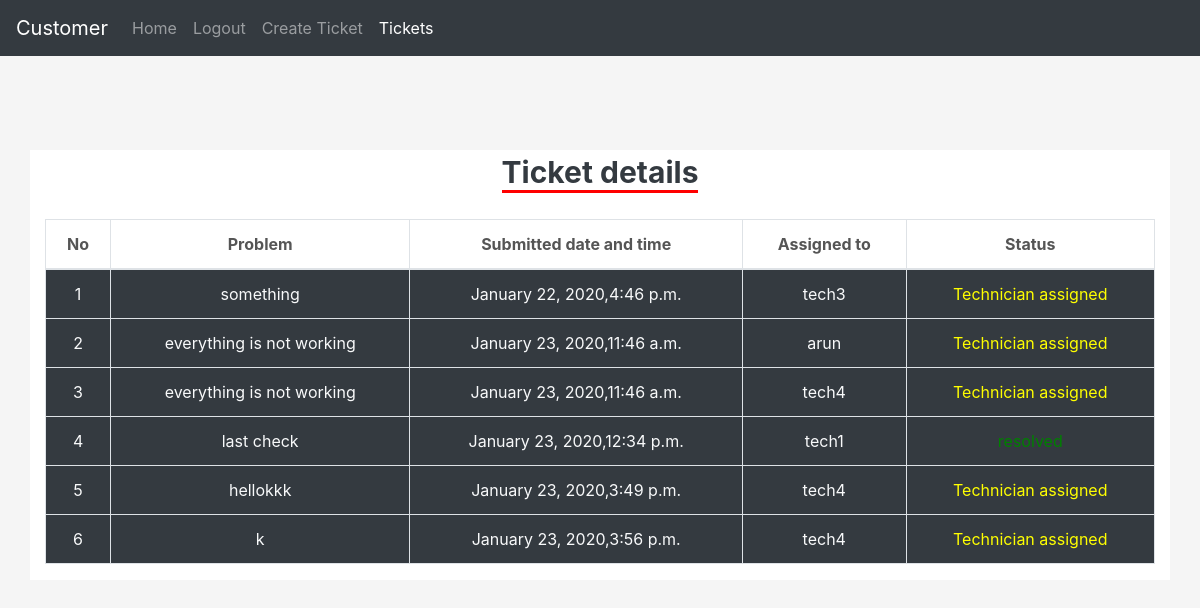
/customer/query (signed in), run on the app's committed database.
### administer/models.py (models this page shows, shortened)
class Ticket(models.Model):
    user = models.ForeignKey(User, on_delete=models.CASCADE)
    content = models.CharField(max_length=50)
    technician = models.CharField(max_length=50, blank=True, null=True)
    status = models.CharField(max_length=50, default='pending')
    time = models.DateTimeField(default=timezone.now)

### customers/views.py (the view)
# urls.py: path('customer/query', views.customer_query, name='customerquery'),
@customer_login_required
def customer_query(request):
    Tickets = Ticket.objects.filter(user_id=request.user.id)
    length = len(Tickets)
    return render(request, 'customers/customerqueries.html', {'Tickets': Tickets, 'length': length})

### customers/templates/customers/customerqueries.html (shortened to what this page needs)
{% extends 'customers/base.html' %}
{% block content %}
<nav class="navbar fixed-top navbar-expand-lg navbar-dark bg-dark">
  <a class="navbar-brand" href="#">Customer</a>
  <div class="collapse navbar-collapse" id="navbarSupportedContent">
    <ul class="navbar-nav mr-auto">
      <li class="nav-item">
        <a class="nav-link" href="{% url 'home' %}">Home <span class="sr-only">(current)</span></a>
      </li>
        <li class="nav-item">
        <a class="nav-link" href="{% url 'logout' %}">Logout</a>
      </li>
      <li class="nav-item">
        <a class="nav-link" href="{% url 'customerhome' %}">Create Ticket</a>
      </li>
         <li class="nav-item active">
        <a class="nav-link" href="{% url 'customerquery' %}">Tickets</a>
      </li>
    </ul>
  </div>
</nav>
{% if length is not 0 %}
<div >
    <div class="container" style="margin-top:150px;background-color:#ffffff;">
         <div class="text-center">
             <strong style="font-size:30px;border-bottom:3px solid red;" class="text-dark" >Ticket details</strong>
         </div><br>
        <div class="table-responsive">
            <table class="table table-bordered table-striped table-hover ">
                <thead>
                    <tr style="color:#555;text-align:center;">
                            <th>No</th>
                            <th>Problem</th>
                            <th>Submitted date and time</th>
                            <th>Assigned to</th>
                            <th>Status</th>
                    </tr>
                </thead>
                <tbody>
                           {% for ticket in Tickets %}
                                <tr  class=" bg-dark text-light text-center">
                                    <td>{{forloop.counter}}</td>
                                    <td title="ticket">{{ticket.content}}</td>
                                    <td>{{ticket.time|date:"F d, Y,P"}}</td>
                                    {% if ticket.technician %}
                                        <td>{{ticket.technician}}</td>
                                    {% else %}
                                        <td class="text-danger">Not yet assigned</td>
                                    {% endif %}
                                    {% if ticket.status == "resolved" %}
                                        <td title="status" style="color:green;">{{ticket.status}}</td>
                                    {% elif ticket.status == "Technician assigned" %}
                                        <td title="status" style="color:yellow;">{{ticket.status}}</td>
                                    {% else %}
                                        <td title="status" style="color:red;">{{ticket.status}}</td>
                                    {% endif %}
                                </tr>
                           {% endfor %}
                </tbody>
            </table>
        </div>
    </div>
</div>
{% else %}
<div class="jumbotron text-center mt-3">
    <strong>You have not raised any tickets</strong>
</div>
{% endif %}
{% endblock %}

### customers/templates/customers/customerqueries.html (style rules this page uses)
body { background-color:#F5F5F5; }

### data on the page
Ticket: content "something", time "January 22, 2020,4:46 p.m.", technician "tech3", status "Technician assigned"
Ticket: content "everything is not working", time "January 23, 2020,11:46 a.m.", technician "arun", status "Technician assigned"
Ticket: content "everything is not working", time "January 23, 2020,11:46 a.m.", technician "tech4", status "Technician assigned"
Ticket: content "last check", time "January 23, 2020,12:34 p.m.", technician "tech1"
Ticket: content "hellokkk", time "January 23, 2020,3:49 p.m.", technician "tech4", status "Technician assigned"
Ticket: content "k", time "January 23, 2020,3:56 p.m.", technician "tech4", status "Technician assigned"
